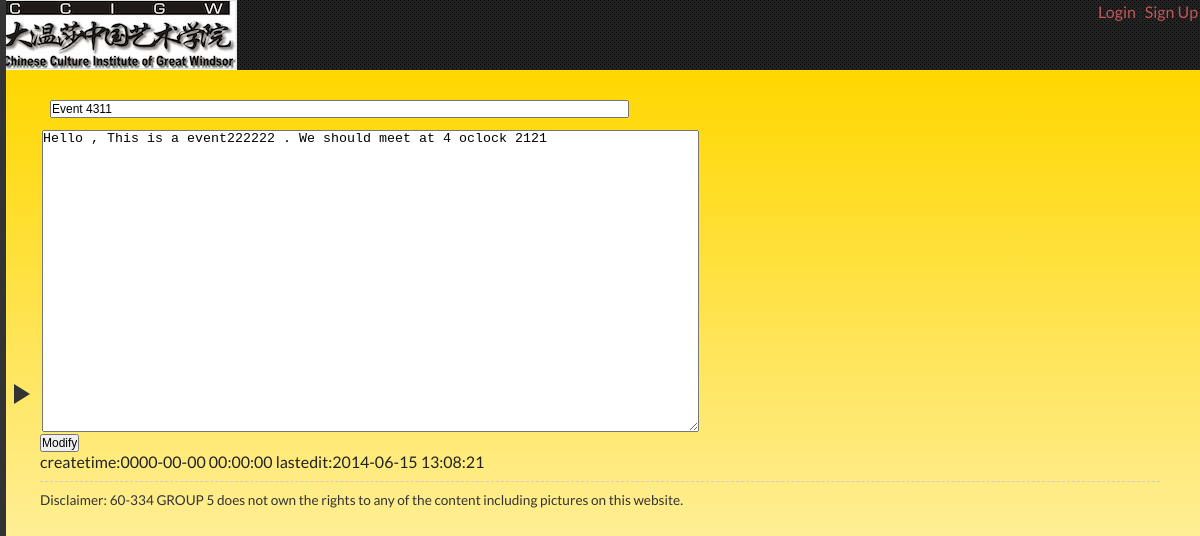
Page /event_manage.php?eventsid=1 on the committed database.
### tables this page shows
CREATE TABLE IF NOT EXISTS `db_events` (
  `eventsid` int(11) NOT NULL AUTO_INCREMENT,
  `subject` varchar(255) NOT NULL,
  `readaccess` int(11) NOT NULL,
  `body` mediumtext NOT NULL,
  `categoryid` int(11) NOT NULL,
  `createtime` datetime NOT NULL,
  `uid` int(11) NOT NULL,
  `startime` date DEFAULT NULL,
  `endtime` date DEFAULT NULL,
  `maxmember` int(11) NOT NULL,
  `lastedit` datetime DEFAULT NULL,
  PRIMARY KEY (`eventsid`),
  KEY `uid` (`uid`),
  KEY `categoryid` (`categoryid`)
);

### dblib/config.php (called while the page is built, shortened)
<?php
 $DBNAME="ccigw";
 $DBUSER="root";
 $DBPASS="root";
?>

### dblib/db_events.php (called while the page is built, shortened)
<?php
require_once 'config.php';
class Db_events {
    public $db_connection_handle = NULL;
    function __construct() {
        global $DBUSER, $DBPASS, $DBNAME;
        $this->db_connection_handle =
            new PDO( "mysql:host=localhost;dbname=$DBNAME", $DBUSER, $DBPASS );
        $this->db_connection_handle->
        setAttribute( PDO::ATTR_ERRMODE, PDO::ERRMODE_EXCEPTION );
        $this->db_connection_handle->setAttribute( PDO::ATTR_CASE, PDO::CASE_LOWER );
        $this->db_connection_handle->
        setAttribute( PDO::ATTR_ORACLE_NULLS, PDO::NULL_NATURAL );
    }
    public function show_single_event( $eventsid ) {
        $user_array=array(
            ':eventsid'          =>$eventsid
        );
        try{
            $sql="SELECT * FROM db_events WHERE eventsid=:eventsid";
            $st = $this->db_connection_handle->prepare( $sql );
            $st->setFetchMode( PDO::FETCH_ASSOC );
            $st->execute( $user_array );
            $row = $st->fetch();
            return $row;
        }
        catch ( PDOException $e ) {
            return $e->getMessage();
        }
    }
}
?>

### event_manage.php (the view, shortened to what this page needs)
<?php
require_once('dblib/db_events.php');
require_once("include/demoframe.php");
 if ( !(isset($_GET["eventsid"]) && is_numeric($_GET["eventsid"]) && count($_GET) === 1 ) ){
     echo'<h1>400 Bad request!</h1>';
 }else
 {
    $this_event_id = $_GET["eventsid"];
    $event_handle = new Db_events();
    $aEvent = $event_handle->show_single_event($this_event_id);
    if ( empty($aEvent)){
        echo'<h1>404 Page not found!</h1>';
    }else{
    echo'<form action="event_action.php" method="POST">';
     echo  '<h1>','<input type="text" name="event_title" size=80 value="', $aEvent["subject"]  , '">' , '</h1> ';
     echo '<div > <table > <tr> <td>',
             '<textarea type="text" name="event_body"  cols="80" rows="20" >', $aEvent["body"]  , '</textarea>' ,
     '</td></tr></table></div>';
     echo '<input type="submit" name="submit_modify" value="Modify" />';
     echo '</form>';
     echo '<div >',
           'createtime:',  $aEvent["createtime"] ,' lastedit:',$aEvent["lastedit"]
     ,'</div>';
    }
 }
?>

### css/layout.css (style rules this page uses)
* { margin: 0; padding: 0; }
html, body { height: 100%; overflow: hidden; }
body { background-color: #222; background-repeat: repeat; font-family: 'Lato', Helvetica, sans-serif; font-size: 16px; color: #222; }
h1, h2 { font-size: 24px; }
h1 { font-size: 30px; padding:10px; }
input { font-size: 12px; }

### rows in the picture
db_events: event_title "Event 4311", event_body "Hello , This is a event222222 . We should meet at 4 oclock 2121", createtime "0000-00-00 00:00:00", lastedit "2014-06-15 13:08:21"

### other values in the picture
$login['label'] "Login"
